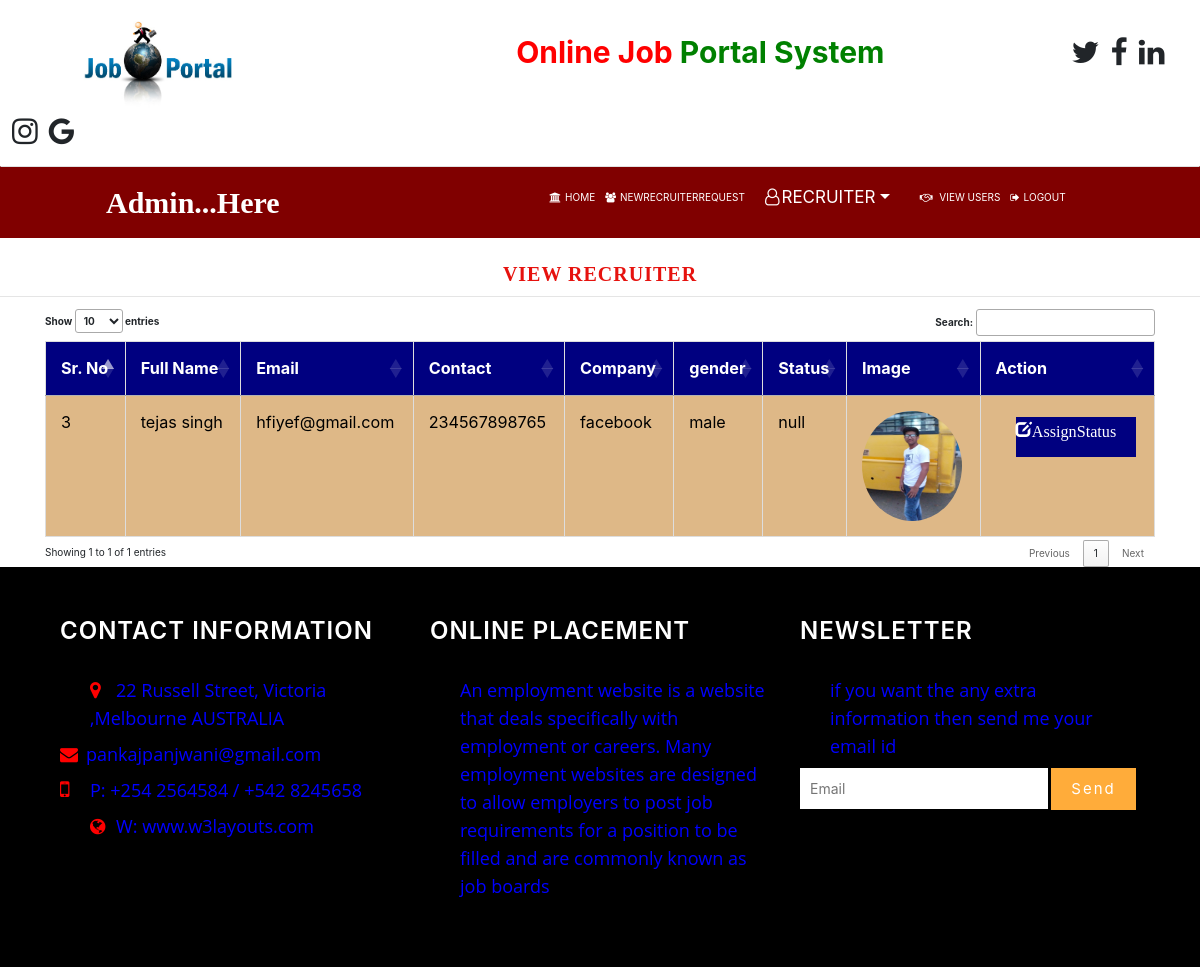
The page /view_newrecruiter/ on the database its author committed.
### jobportal/models.py (models this page shows, shortened)
class Recruiter(models.Model):
    user = models.ForeignKey(User,on_delete=models.CASCADE,null=True)
    mobile = models.IntegerField(null=True)
    image = models.FileField(null=True)
    company= models.CharField(max_length=100,null=True)
    gender= models.CharField(max_length=100,null=True)
    type=models.CharField(max_length=100,null=True)
    status=models.CharField(max_length=100,null=True)

### jobportal/views.py (the view)
# urls.py: path('view_newrecruiter/', view_newrecruiter, name="view_newrecruiter"),
def view_newrecruiter(request):
    data=Recruiter.objects.all()
    d={'data':data}
    return render(request,'view_newrecruiter.html',d)

### jobportal/templates/view_newrecruiter.html (shortened to what this page needs)
{% extends 'admin_nav.html' %}
{% block body %}
<center><h2 style = "font-family : 'Monotype Corsiva' ; color : #E6120E ; font-weight : bold;margin-top:2%">View Recruiter</h2></center><hr>
 <div class="container">
<table class="table table-bordered" id="myTable">
  <thead>
  <tr >
    <th>Sr. No</th>
    <th>Full Name</th>
    <th>Email</th>
    <th>Contact</th>
    <th>Company </th>
    <th>gender</th>
    <th>Status</th>
    <th>Image</th>
    <th>Action</th>
  </tr>
  </thead>
   <tbody>
{% for i in data %}
{% ifequal i.status "null" %}
  <tr style="color:black">
      <td>{{forloop.counter}}</td>
    <td>{{i.user.username}} {{i.user.last_name}}</td>
    <td>{{i.user.email}}</td>
    <td>{{i.mobile}}</td>
    <td>{{i.company}}</td>
      <td>{{i.gender}}</td>
      <td>{{i.status}}</td>
      <td><img src="{{i.image.url}}" style="width:100px;height:110px;border-radius:50%"></td>
      <td><a href="{% url 'assign_status' i.id %}"><i class="glyphicon glyphicon-edit" style="color:white;margin-left:20px;margin-top:3%;background-color:navy;height:40px;width:120px;padding-top:3%" >AssignStatus</i> </a>
  </tr>
{% endifequal %}
   {% endfor %}
    </tbody>
</table>
 </div>
{% endblock %}

### jobportal/static/css/style.css (style rules this page uses)
body { padding:0; margin:0; background:#fff; font-family: 'Roboto Condensed', sans-serif; }
a { text-decoration:none; }
body a { transition:0.5s all; -webkit-transition:0.5s all; -moz-transition:0.5s all; -o-transition:0.5s all; -ms-transition:0.5s all; font-weight:400; }
h1,h2,h3,h4,h5,h6 { margin:0; font-weight:400; transition:0.5s all; -webkit-transition:0.5s all; -moz-transition:0.5s all; -o-transition:0.5s all; -ms-transition:0.5s all; }
.footer-agile-info h3,h2 { font-size: 24px; color: #fff; text-transform: uppercase; font-weight: 600; letter-spacing: 1px; margin-bottom: 30px; }
.glyphicon { position: relative; top: 1px; display: inline-block; font-family: 'Glyphicons Halflings'; font-style: normal; font-weight: 400; line-height: 1; -webkit-font-smoothing: antialiased; -moz-osx-font-smoothing: grayscale; color: #777; }
.table > thead > tr > th, .table > tbody > tr > th, .table > tfoot > tr > th, .table > thead > tr > td, .table > tbody > tr > td, .table > tfoot > tr > td { border-top: none !important; }
.table td, .table>tbody>tr>td, .table>tbody>tr>th, .table>tfoot>tr>td, .table>tfoot>tr>th, .table>thead>tr>td, .table>thead>tr>th { padding: 15px!important; }
.table > thead > tr > th, .table > tbody > tr > th, .table > tfoot > tr > th, .table > thead > tr > td, .table > tbody > tr > td, .table > tfoot > tr > td { font-size: 0.9em; color: #999; border-top: none !important; }

### jobportal/templates/admin_nav.html (style rules this page uses)
* { box-sizing: border-box; }
#myTable { border-collapse: collapse; width: 100%; border: 1px solid #ddd; font-size: 18px; }
#myTable th { text-align: left; padding: 12px; background-color: navy; color: white; }
#myTable td { text-align: left; padding: 12px; color:blAck; background-color: burlywood; }
#myTable tr { border-bottom: 1px solid #ddd; }

### rows shown on the page
Recruiter: user.username "tejas", user.last_name "singh", user.email "hfiyef@gmail.com", mobile "234567898765", company "facebook", gender "male", status "null", image (picture)
